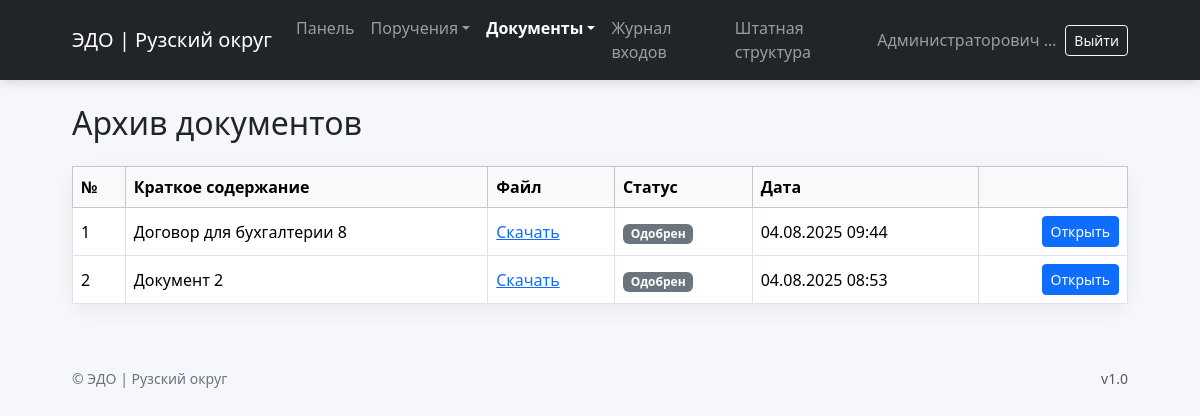
Screenshot of /archive/ (signed in) with the database file from the repository.
### users/models.py (models this page shows, shortened)
class Document(models.Model):
    STATUS_CHOICES = [
        ('на согласовании', 'На согласовании'),
        ('одобрен', 'Одобрен'),
        ('на доработке', 'На доработке'),
    ]
    TYPE_CHOICES = [
        ('Исходящий', 'Исходящий'),
        ('Входящий', 'Входящий'),
        ('Внутренний', 'Внутренний'),
    ]
    title = models.CharField("Краткое содержание", max_length=255)
    type_choices = models.CharField("Тип документа", max_length=20, choices=TYPE_CHOICES, blank=True, null=True)
    description = models.TextField("Краткое описание", blank=True)
    file = models.FileField("Файл", upload_to='documents/')
    department = models.ForeignKey('Department', on_delete=models.CASCADE, blank=True, null=True)
    status = models.CharField(max_length=20, choices=STATUS_CHOICES, default='на согласовании')
    reviewer_comment = models.TextField("Комментарий руководителя", blank=True)
    creator = models.ForeignKey(User, on_delete=models.CASCADE, related_name="doc_creators", blank=True, null=True)
    executor = models.ForeignKey(User, verbose_name="Кто будет согласовывать?", on_delete=models.CASCADE, related_name="doc_executors", blank=True, null=True)
    created_at = models.DateTimeField(auto_now_add=True)

### users/views.py (the view)
# urls.py: path('archive/', archive_view, name='archive'),
@login_required
def archive_view(request):
    documents = Document.objects.exclude(status__in=['на согласовании', 'на доработке']).order_by('-created_at')
    return render(request, 'users/archive.html', {'documents': documents})

### templates/users/archive.html (shortened to what this page needs)
{% extends 'base.html' %}
{% block content %}
<h2 class="mb-4">Архив документов</h2>
{% if documents %}
  <div class="card">
    <div class="card-body p-0">
      <div class="table-responsive">
        <table class="table table-hover table-bordered align-middle mb-0">
          <thead class="table-light">
            <tr>
              <th>№</th>
              <th>Краткое содержание</th>
              <th>Файл</th>
              <th>Статус</th>
              <th>Дата</th>
              <th></th>
            </tr>
          </thead>
          <tbody>
            {% for doc in documents %}
            <tr>
              <td>{{ forloop.counter }}</td>
              <td>{{ doc.title }}</td>
              <td>
                {% if doc.file %}
                  <a href="{{ doc.file.url }}" target="_blank" download>Скачать</a>
                {% else %}—{% endif %}
              </td>
              <td><span class="badge bg-secondary">{{ doc.get_status_display }}</span></td>
              <td class="text-nowrap">{{ doc.created_at|date:"d.m.Y H:i" }}</td>
              <td class="text-end"><a href="{% url 'document_detail' doc.id %}" class="btn btn-sm btn-primary">Открыть</a></td>
            </tr>
            {% endfor %}
          </tbody>
        </table>
      </div>
    </div>
  </div>
{% else %}
  <div class="alert alert-info">Документы в архиве отсутствуют.</div>
{% endif %}
{% endblock %}

### templates/base.html (shortened to what this page needs)
{% load static %}
<!DOCTYPE html>
<html lang="ru">
<head>
  <link href="https://cdn.jsdelivr.net/npm/bootstrap@5.3.3/dist/css/bootstrap.min.css" rel="stylesheet">
</head>
<body>
<nav class="navbar navbar-expand-lg navbar-dark bg-dark">
  <div class="container container-narrow">
    <a class="navbar-brand" href="{% url 'dashboard' %}">ЭДО | Рузский округ</a>
    <div class="collapse navbar-collapse" id="mainNavbar">
      <ul class="navbar-nav me-auto mb-2 mb-lg-0">
        {% if user.is_authenticated %}
          <li class="nav-item">
            <a class="nav-link {% if request.resolver_match.url_name == 'dashboard' %}active{% endif %}" href="{% url 'dashboard' %}">Панель</a>
          </li>
          <li class="nav-item dropdown">
            <a class="nav-link dropdown-toggle {% if request.resolver_match.url_name in 'task_list create_task edit_task' %}active{% endif %}" href="#" role="button" data-bs-toggle="dropdown">Поручения</a>
          </li>
          <li class="nav-item dropdown">
            <a class="nav-link dropdown-toggle {% if request.resolver_match.url_name in 'create_document documents_for_review documents_for_update archive document_detail review_document' %}active{% endif %}" href="#" role="button" data-bs-toggle="dropdown">Документы</a>
          </li>
          {% if not request.user.groups.all.0.name == 'Сотрудник' %}
          <li class="nav-item">
            <a class="nav-link {% if request.resolver_match.url_name == 'login_journal' %}active{% endif %}" href="{% url 'login_journal' %}">Журнал входов</a>
          </li>
          <li class="nav-item">
            <a class="nav-link {% if request.resolver_match.url_name in 'staff_structure_view staff_structure' %}active{% endif %}" href="{% url 'staff_structure_view' %}">Штатная структура</a>
          </li>
          {% endif %}
        {% endif %}
      </ul>
      {% if user.is_authenticated %}
        <div class="d-flex align-items-center gap-2">
          <span class="navbar-text text-truncate" style="max-width: 180px;">
            {{ request.user.last_name }} {{ request.user.first_name }}
          </span>
          <form action="{% url 'logout' %}" method="post" class="d-inline">
            <button class="btn btn-outline-light btn-sm">Выйти</button>
          </form>
        </div>
      {% endif %}
    </div>
  </div>
</nav>
<main class="content-wrap">
  <div class="container container-narrow">
    {% block content %}{% endblock %}
  </div>
</main>
<footer class="footer py-4">
  <div class="container container-narrow d-flex justify-content-between small">
    <span>© {{ now|date:"Y" }} ЭДО | Рузский округ</span>
    <span class="text-muted">v1.0</span>
  </div>
</footer>
</body>
</html>

### templates/base.html (style rules this page uses)
:root { --edo-primary:#0d6efd; --edo-dark:#111827; --edo-muted:#6b7280; --edo-card-radius: 1rem; }
body { background: #f5f7fb; }
.navbar { box-shadow: 0 2px 10px rgba(17,24,39,0.15); }
.navbar .nav-link.active, .navbar .dropdown-item.active { font-weight: 600; }
.container-narrow { max-width: 1080px; }
.card { border: 0; border-radius: var(--edo-card-radius); box-shadow: 0 6px 20px rgba(17,24,39,0.06); }
.table thead th { white-space: nowrap; }
.content-wrap { padding: 24px 0 40px; }
footer.footer { color: var(--edo-muted); }

### rows the page displays
Document: title "Договор для бухгалтерии 8", status "Одобрен", created_at "04.08.2025 09:44"
Document: title "Документ 2", status "Одобрен", created_at "04.08.2025 08:53"

### other values shown
{{ request.user.last_name }} "Администраторович"
{{ request.user.first_name }} "А."
